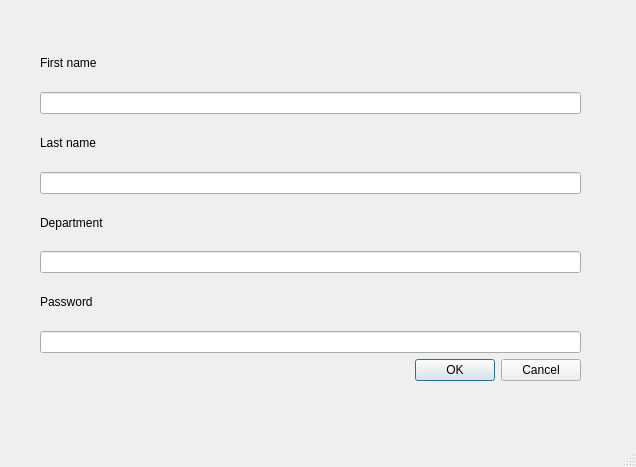
<?xml version="1.0" encoding="UTF-8"?>
<ui version="4.0">
 <class>Login</class>
 <widget class="QMainWindow" name="Login">
  <property name="geometry">
   <rect>
    <x>0</x>
    <y>0</y>
    <width>636</width>
    <height>467</height>
   </rect>
  </property>
  <property name="windowTitle">
   <string>MainWindow</string>
  </property>
  <widget class="QWidget" name="centralwidget">
   <widget class="QWidget" name="verticalLayoutWidget">
    <property name="geometry">
     <rect>
      <x>40</x>
      <y>40</y>
      <width>541</width>
      <height>341</height>
     </rect>
    </property>
    <layout class="QVBoxLayout" name="verticalLayout">
     <item>
      <widget class="QLabel" name="labelFN">
       <property name="text">
        <string>First name</string>
       </property>
      </widget>
     </item>
     <item>
      <widget class="QLineEdit" name="lineEditFN"/>
     </item>
     <item>
      <widget class="QLabel" name="labelLN">
       <property name="text">
        <string>Last name</string>
       </property>
      </widget>
     </item>
     <item>
      <widget class="QLineEdit" name="lineEditLN"/>
     </item>
     <item>
      <widget class="QLabel" name="labelDEPAR">
       <property name="text">
        <string>Department</string>
       </property>
      </widget>
     </item>
     <item>
      <widget class="QLineEdit" name="lineEditDEPAR"/>
     </item>
     <item>
      <widget class="QLabel" name="labelPW">
       <property name="text">
        <string>Password</string>
       </property>
      </widget>
     </item>
     <item>
      <widget class="QLineEdit" name="lineEditPW"/>
     </item>
     <item>
      <widget class="QDialogButtonBox" name="buttonBox">
       <property name="standardButtons">
        <set>QDialogButtonBox::Cancel|QDialogButtonBox::Ok</set>
       </property>
      </widget>
     </item>
    </layout>
   </widget>
  </widget>
  <widget class="QMenuBar" name="menubar">
   <property name="geometry">
    <rect>
     <x>0</x>
     <y>0</y>
     <width>636</width>
     <height>22</height>
    </rect>
   </property>
  </widget>
  <widget class="QStatusBar" name="statusbar"/>
 </widget>
 <resources/>
 <connections/>
</ui>
